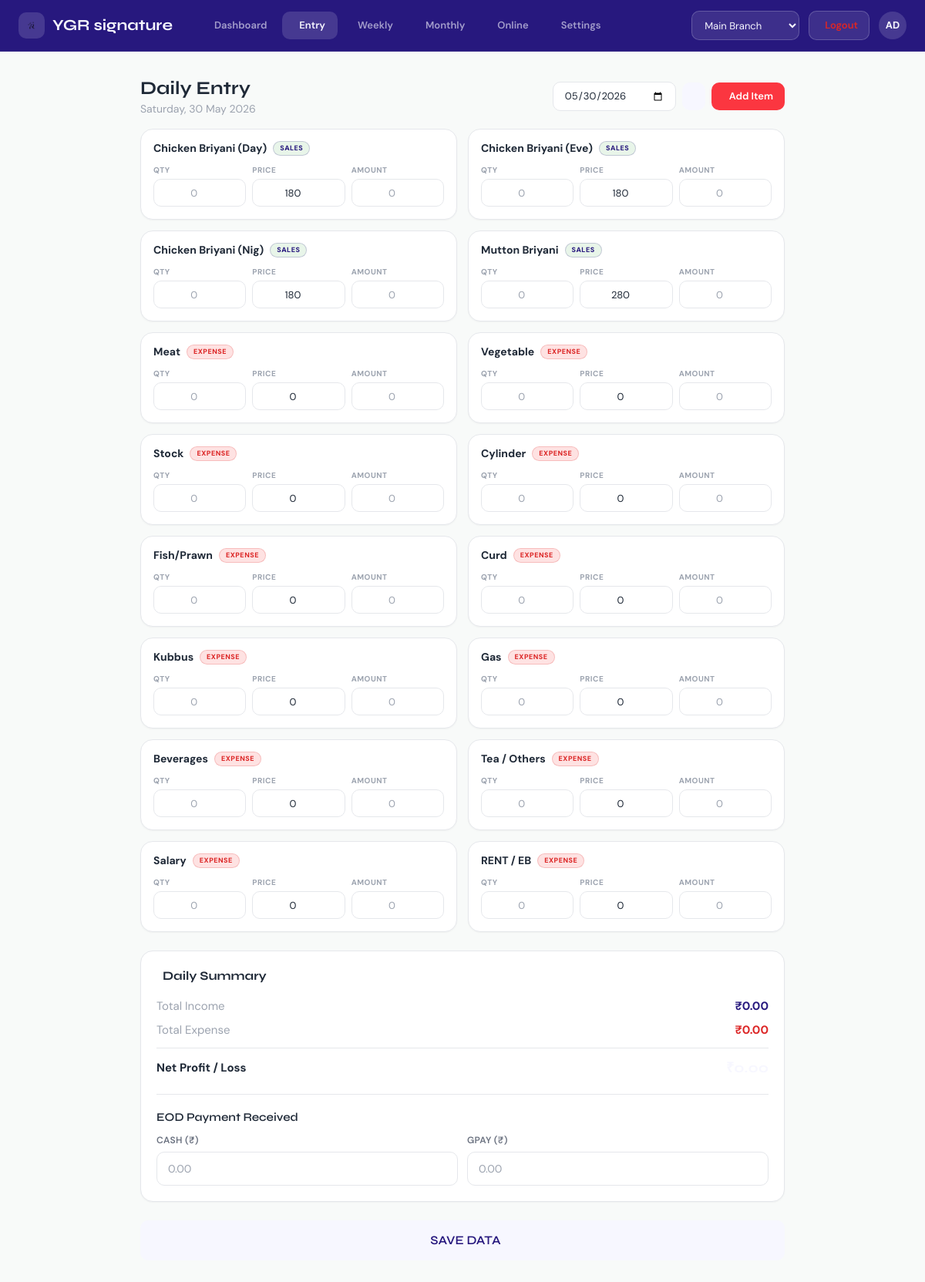
The page /pages/daily_entry.php (signed in) on the database its author committed.
### tables this page shows
CREATE TABLE IF NOT EXISTS item_rates (
  id INT PRIMARY KEY AUTO_INCREMENT,
  branch_id INT NOT NULL,
  item_name VARCHAR(100) NOT NULL,
  rate DECIMAL(10,2) DEFAULT 0,
  category ENUM('sales','expense') NOT NULL,
  sort_order INT DEFAULT 0,
  UNIQUE KEY unique_rate (branch_id, item_name)
);

### pages/daily_entry.php (the view, shortened to what this page needs)
<?php
require_once '../config/db.php';
$branch_id = $_SESSION['branch_id'];
$date = date('Y-m-d');
$stmt = $pdo->prepare("SELECT item_name, rate, category FROM item_rates WHERE branch_id = ? ORDER BY sort_order ASC");
$stmt->execute([$branch_id]);
$items = $stmt->fetchAll();
$existing_data = [];
$is_update = count($existing_data) > 0;
$stmt = $pdo->prepare("SELECT * FROM daily_payments WHERE branch_id = ? AND entry_date = ?");
$stmt->execute([$branch_id, $date]);
$existing_payment = $stmt->fetch();
?><!DOCTYPE html>
<html lang="en">
<head>
    <script src="https://cdn.tailwindcss.com"></script>
    <link rel="stylesheet" href="https://cdn.jsdelivr.net/npm/@tabler/icons-webfont@latest/tabler-icons.min.css">
    <link rel="stylesheet" href="<?php echo BASE_URL; ?>assets/css/premium.css">
</head>
<body>
    <div class="top-header">
        <div class="header-left">
            <div class="header-brand">
                <div class="header-brand-icon"><img src="../assets/img/logo.png" alt="YGR" style="height:28px;width:auto;filter:brightness(0)"></div>
                YGR signature
            </div>
            <nav class="header-center">
                <a href="dashboard.php" class="nav-link"><i class="ti ti-layout-dashboard"></i> Dashboard</a>
                <a href="daily_entry.php" class="nav-link active"><i class="ti ti-pencil-plus"></i> Entry</a>
                <a href="weekly_report.php" class="nav-link"><i class="ti ti-file-analytics"></i> Weekly</a>
                <a href="monthly_report.php" class="nav-link"><i class="ti ti-calendar-stats"></i> Monthly</a>
                <a href="online_sales.php" class="nav-link"><i class="ti ti-truck-delivery"></i> Online</a>
                <a href="settings.php" class="nav-link"><i class="ti ti-settings"></i> Settings</a>
            </nav>
        </div>
        <div class="header-right">
            <?php if ($_SESSION['role'] === 'owner' && !empty($_SESSION['admin_branches'])): ?>
            <select class="branch-selector" onchange="if(this.value) window.location.href='../api/switch_branch.php?id='+this.value+'&redirect='+encodeURIComponent(window.location.href)">
                <?php foreach ($_SESSION['admin_branches'] as $b): ?>
                <option value="<?= $b['id'] ?>" <?= $b['id'] == $_SESSION['branch_id'] ? 'selected' : '' ?>><?= htmlspecialchars($b['name']) ?></option>
                <?php endforeach; ?>
            </select>
            <?php endif; ?>
            <a href="<?php echo BASE_URL; ?>logout.php" class="header-btn">
                <i class="ti ti-logout"></i> <span>Logout</span>
            </a>
            <div class="avatar"><?php echo strtoupper(substr($_SESSION['username'] ?? 'U', 0, 2)); ?></div>
        </div>
    </div>
    <div class="content-area entry-page">
        <div class="flex-between mb-lg" style="flex-wrap: wrap; gap: 12px;">
            <div>
                <h1 class="text-2xl font-bold" style="font-family:'Syne',sans-serif;">Daily Entry</h1>
                <p class="text-muted text-sm"><?= date('l, d F Y', strtotime($date)) ?></p>
            </div>
            <div style="display: flex; gap: 8px; align-items: center;">
                <?php if($_SESSION['role'] !== 'staff'): ?>
                <form action="daily_entry.php" method="GET" style="display:flex; gap:8px; align-items:center;">
                    <input type="date" name="date" value="<?= $date ?>" max="<?= date('Y-m-d') ?>" class="form-input" style="width: 160px; height: 38px; font-size: 13px;">
                    <button type="submit" class="btn btn-primary btn-sm"><i class="ti ti-arrow-right"></i></button>
                </form>
                <?php endif; ?>
                <button type="button" class="btn btn-accent btn-sm" onclick="toggleAddItemModal()">
                    <i class="ti ti-plus"></i> Add Item
                </button>
            </div>
        </div>
        <form id="entryForm">
            <div id="items-grid">
                <?php if (empty($items)): ?>
                <div class="empty-state" style="grid-column: 1 / -1;">
                    <div class="empty-state-icon"><i class="ti ti-utensils"></i></div>
                    <div class="empty-state-title">No Items Available</div>
                    <p class="empty-state-desc">Add items to get started.</p>
                </div>
                <?php else: ?>
                <?php foreach ($items as $item):
                    $name = $item['item_name'];
                    $rate = $item['rate'];
                    $cat = $item['category'];
                    $ex = $existing_data[$name] ?? null;
                    $qty = $ex ? (float)$ex['quantity'] : '';
                    $price = $ex ? (float)$ex['unit_price'] : (float)$rate;
                    $amount = $ex ? (float)$ex['amount'] : '';
                    $is_filled = $ex ? 'filled' : '';
                ?>
                <div class="entry-card <?= $is_filled ?> expense-card card-enter" style="--i: 1;" data-category="expense">
                    <div class="entry-card-body">
                        <div class="entry-header">
                            <div class="entry-name">
                                <?= htmlspecialchars($name) ?>
                                <span class="entry-cat-badge <?= $cat ?>"><?= $cat ?></span>
                            </div>
                        </div>
                        <div class="entry-inputs">
                            <div>
                                <label>QTY</label>
                                <input type="number" step="any" class="form-input qty-input" data-name="<?= htmlspecialchars($name) ?>" value="<?= $qty ?>" placeholder="0">
                            </div>
                            <div>
                                <label>PRICE</label>
                                <input type="number" step="any" class="form-input price-input" data-name="<?= htmlspecialchars($name) ?>" value="<?= $price ?>" placeholder="0">
                            </div>
                            <div>
                                <label>AMOUNT</label>
                                <input type="number" step="any" class="form-input amount-input" data-name="<?= htmlspecialchars($name) ?>" value="<?= $amount ?>" data-category="<?= $cat ?>" placeholder="0">
                            </div>
                        </div>
                    </div>
                </div>
                <?php endforeach; ?>
                <?php endif; ?>
            </div>
            <div class="card mt-xl">
                <div class="card-header">
                    <span class="card-title"><i class="ti ti-chart-bar"></i> Daily Summary</span>
                </div>
                <div style="display: flex; flex-direction: column; gap: 8px;">
                    <div class="flex-between">
                        <span class="text-muted">Total Income</span>
                        <span id="tot-income" class="font-bold text-success">₹0.00</span>
                    </div>
                    <div class="flex-between">
                        <span class="text-muted">Total Expense</span>
                        <span id="tot-expense" class="font-bold text-danger">₹0.00</span>
                    </div>
                    <hr style="border-color: var(--border); margin: 4px 0;">
                    <div class="flex-between">
                        <span style="font-weight: 700;">Net Profit / Loss</span>
                        <span id="net-profit" style="font-weight: 700; font-family:'Syne',sans-serif; font-size:18px;">₹0.00</span>
                    </div>
                </div>
                <div style="margin-top: 20px; padding-top: 20px; border-top: 1px solid var(--border);">
                    <h4 class="mb-md" style="font-size: 15px; font-weight: 600;">
                        <i class="ti ti-cash" style="color: var(--success);"></i> EOD Payment Received
                    </h4>
                    <div style="display: grid; grid-template-columns: 1fr 1fr; gap: 12px;">
                        <div>
                            <label class="form-label">Cash (₹)</label>
                            <input type="number" step="any" id="manual_cash" class="form-input" value="<?= htmlspecialchars($existing_payment ? (float)$existing_payment['cash_amount'] : '') ?>" placeholder="0.00">
                        </div>
                        <div>
                            <label class="form-label">GPay (₹)</label>
                            <input type="number" step="any" id="manual_gpay" class="form-input" value="<?= htmlspecialchars($existing_payment ? (float)$existing_payment['gpay_amount'] : '') ?>" placeholder="0.00">
                        </div>
                    </div>
                </div>
            </div>
            <button type="button" class="btn btn-success btn-block mt-xl" style="height: 52px; font-size: 16px; font-family: 'Syne', sans-serif;" onclick="saveEntries()">
                <?= $is_update ? 'UPDATE DATA' : 'SAVE DATA' ?>
            </button>
        </form>
    </div>
</body>
</html>

### pages/daily_entry.php (style rules this page uses)
.entry-page { max-width: 900px; margin: 0 auto; }
#items-grid { display: grid; gap: 14px; }
@media (min-width: 640px) { #items-grid { grid-template-columns: repeat(2, 1fr); } }

### rows shown on the page
item_rates: item_name "Chicken Briyani (Day)", category "SALES", rate "180"
item_rates: item_name "Chicken Briyani (Eve)", category "SALES", rate "180"
item_rates: item_name "Chicken Briyani (Nig)", category "SALES", rate "180"
item_rates: item_name "Mutton Briyani", category "SALES", rate "280"
item_rates: item_name "Meat", category "EXPENSE", rate "0"
item_rates: item_name "Vegetable", category "EXPENSE", rate "0"
item_rates: item_name "Stock", category "EXPENSE", rate "0"
item_rates: item_name "Cylinder", category "EXPENSE", rate "0"
item_rates: item_name "Fish/Prawn", category "EXPENSE", rate "0"
item_rates: item_name "Curd", category "EXPENSE", rate "0"
item_rates: item_name "Kubbus", category "EXPENSE", rate "0"
item_rates: item_name "Gas", category "EXPENSE", rate "0"
item_rates: item_name "Beverages", category "EXPENSE", rate "0"
item_rates: item_name "Tea / Others", category "EXPENSE", rate "0"
item_rates: item_name "Salary", category "EXPENSE", rate "0"
item_rates: item_name "RENT / EB", category "EXPENSE", rate "0"

### other values the page prints
substr($_SESSION['username'] ?? 'U', 0, 2) "AD"
date('l, d F Y', strtotime($date)) "Saturday, 30 May 2026"
form field value "Main Branch"
